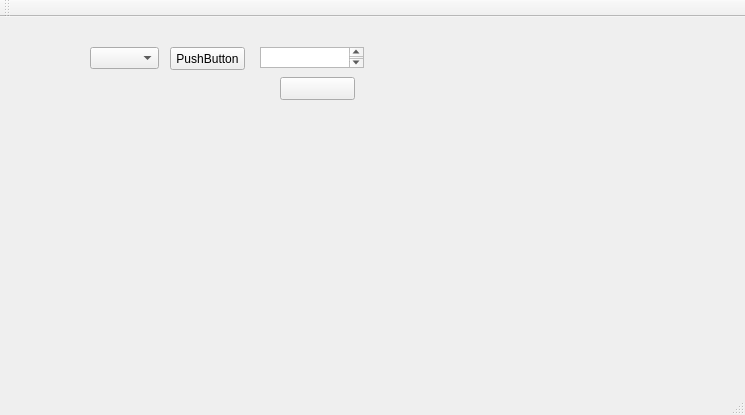
<?xml version="1.0" encoding="UTF-8"?>
<ui version="4.0">
 <class>MainWindow</class>
 <widget class="QMainWindow" name="MainWindow">
  <property name="geometry">
   <rect>
    <x>0</x>
    <y>0</y>
    <width>745</width>
    <height>415</height>
   </rect>
  </property>
  <property name="windowTitle">
   <string>MainWindow</string>
  </property>
  <widget class="QWidget" name="centralWidget">
   <widget class="QPushButton" name="pushButton">
    <property name="geometry">
     <rect>
      <x>170</x>
      <y>30</y>
      <width>75</width>
      <height>23</height>
     </rect>
    </property>
    <property name="text">
     <string>PushButton</string>
    </property>
   </widget>
   <widget class="QTextEdit" name="textEdit">
    <property name="geometry">
     <rect>
      <x>260</x>
      <y>30</y>
      <width>104</width>
      <height>21</height>
     </rect>
    </property>
   </widget>
   <widget class="QPushButton" name="colorButton">
    <property name="geometry">
     <rect>
      <x>280</x>
      <y>60</y>
      <width>75</width>
      <height>23</height>
     </rect>
    </property>
    <property name="text">
     <string>     </string>
    </property>
   </widget>
   <widget class="QComboBox" name="comboBox">
    <property name="geometry">
     <rect>
      <x>90</x>
      <y>30</y>
      <width>69</width>
      <height>22</height>
     </rect>
    </property>
   </widget>
  </widget>
  <widget class="QMenuBar" name="menuBar">
   <property name="geometry">
    <rect>
     <x>0</x>
     <y>0</y>
     <width>745</width>
     <height>23</height>
    </rect>
   </property>
  </widget>
  <widget class="QToolBar" name="mainToolBar">
   <attribute name="toolBarArea">
    <enum>TopToolBarArea</enum>
   </attribute>
   <attribute name="toolBarBreak">
    <bool>false</bool>
   </attribute>
  </widget>
  <widget class="QStatusBar" name="statusBar"/>
 </widget>
 <layoutdefault spacing="6" margin="11"/>
 <resources/>
 <connections/>
</ui>
